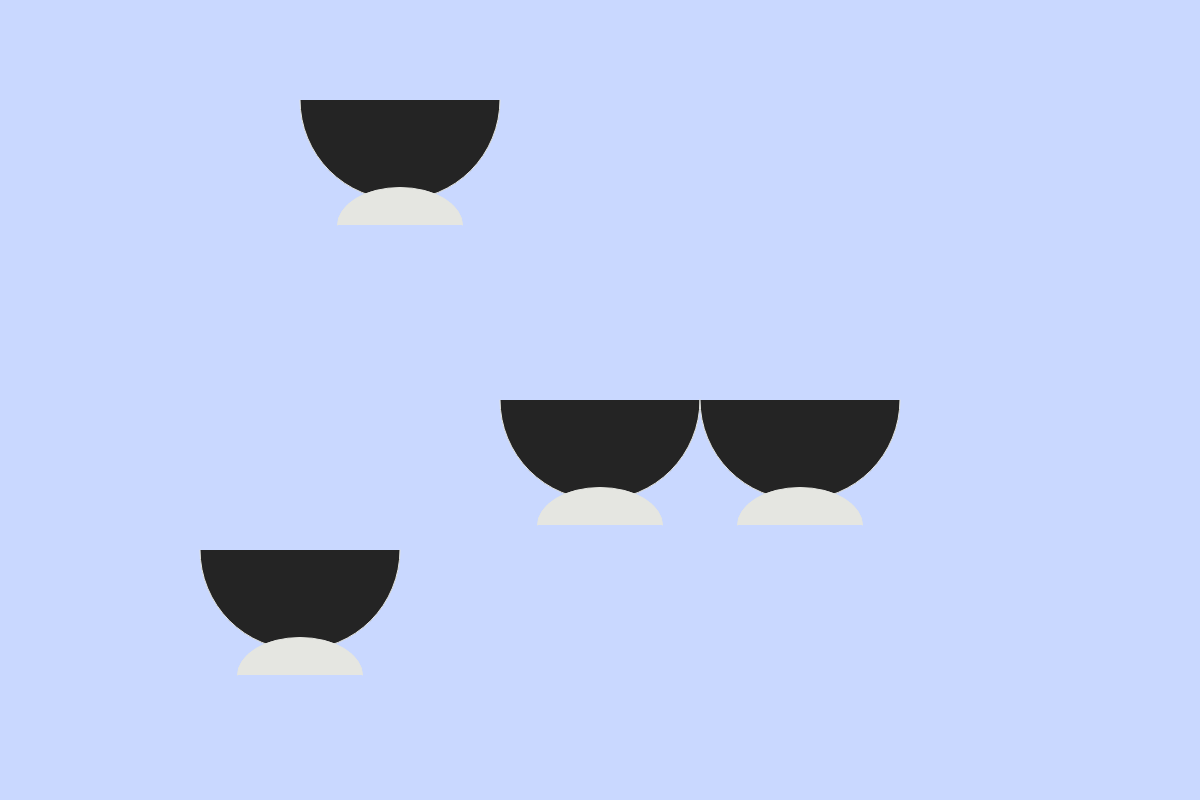
Frame 1 (no input)
Frame 60 (no input): identical to frame 1, image omitted
Frame 120 (the mouse pressed at the canvas centre since frame 60): identical to frame 1, image omitted

The p5.js sketch that drew this single still picture (run headless with seeded random() and noise() and a simulated clock; from frame 60 on, the mouse is pressed at the canvas centre):

// p5.js sketch
// ── sketch.js
//let cups[];

let cupFill = (96, 59, 36);


function setup() {
  createCanvas(windowWidth,800);
}

function draw() {
  background('rgb(201, 216, 255)');
  coffeeCup(windowWidth/2,400,1,1);
  coffeeCup(windowWidth* 2/3,400,1,1);
  coffeeCup(windowWidth/4,550,1,1);
  coffeeCup(windowWidth/3,100,1,1);

}

function coffeeCup(posX,posY,scaleX,scaleY) {
  push();
  translate(posX,posY);
  scale(scaleX,scaleY);

  fill(cupFill);
  stroke('rgb(229, 230, 225)');
  arc(0,0,200,200,0,PI);
  fill('rgb(229, 230, 225)');
  arc(0,125,125,75,PI,0);
  pop();
}

function fillCups(cupNum) {
}
